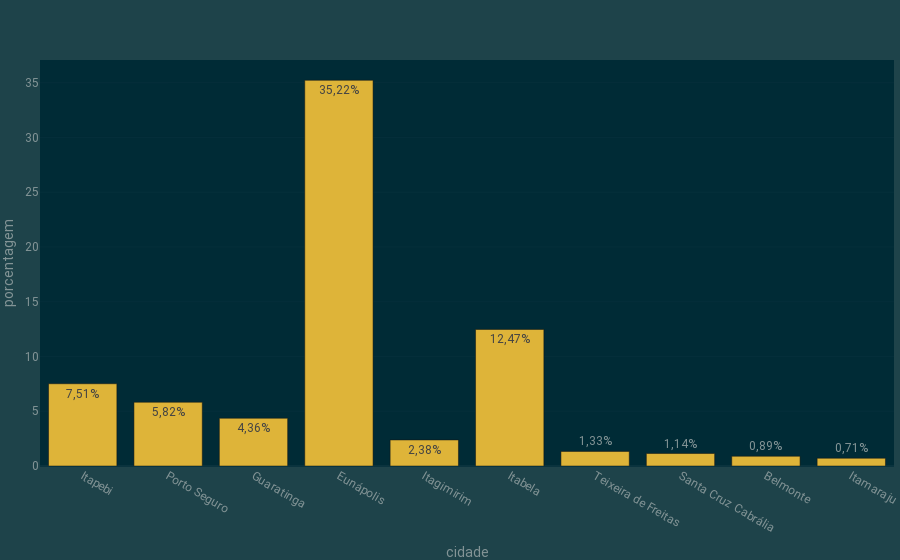

The notebook cell saved with this chart:
### Markdown cell above
# Gráficos

## BarPlot de votes e percentage votes

### Code cell
import plotly.express as px

fig = px.bar(df_temp_city.sort_values('percentage', ascending=False).head(10),
             x='cidade',
             y='porcentagem',
            text='percentage')
fig.show()

### Figure 1 — Plotly figure (JSON) as saved in the notebook; plotly's stock layout.template omitted (floating-point values rounded to 4 significant figures)
{"data": [{"alignmentgroup": "True", "hovertemplate": "cidade=%{x}<br>porcentagem=%{y}<br>percentage=%{text}<extra></extra>", "legendgroup": "", "marker": {"color": "#deb439", "pattern": {"shape": ""}}, "name": "", "offsetgroup": "", "orientation": "v", "showlegend": false, "text": ["7,51%", "5,82%", "4,36%", "35,22%", "2,38%", "12,47%", "1,33%", "1,14%", "0,89%", "0,71%"], "textposition": "auto", "type": "bar", "x": ["Itapebi", "Porto Seguro", "Guaratinga", "Eunápolis", "Itagimirim", "Itabela", "Teixeira de Freitas", "Santa Cruz Cabrália", "Belmonte", "Itamaraju"], "xaxis": "x", "y": [7.51, 5.82, 4.36, 35.22, 2.38, 12.47, 1.33, 1.14, 0.89, 0.71], "yaxis": "y"}], "layout": {"barmode": "relative", "legend": {"tracegroupgap": 0}, "margin": {"t": 60}, "xaxis": {"anchor": "y", "domain": [0, 1], "title": {"text": "cidade"}}, "yaxis": {"anchor": "x", "domain": [0, 1], "title": {"text": "porcentagem"}}}}
